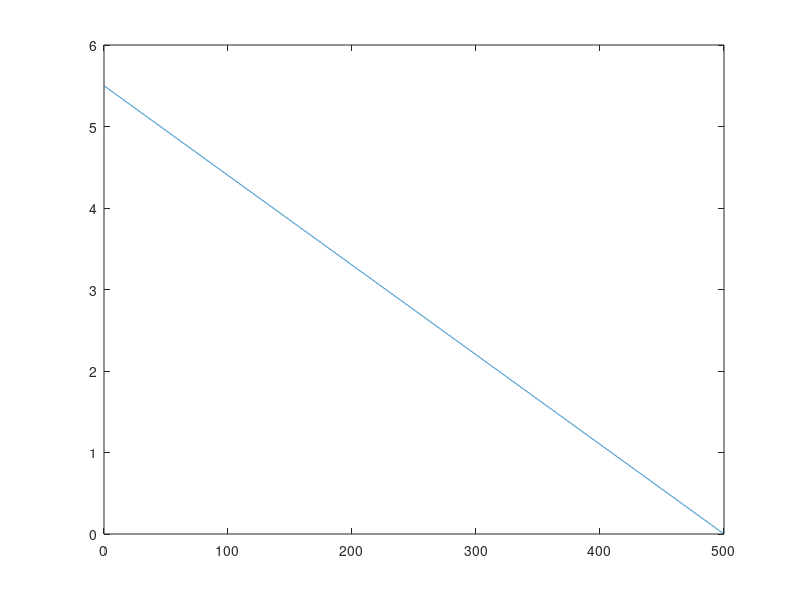
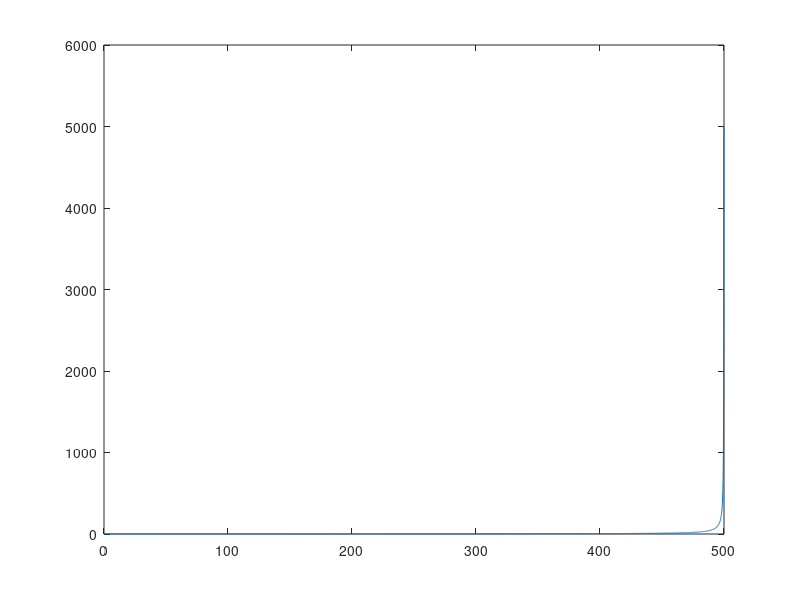
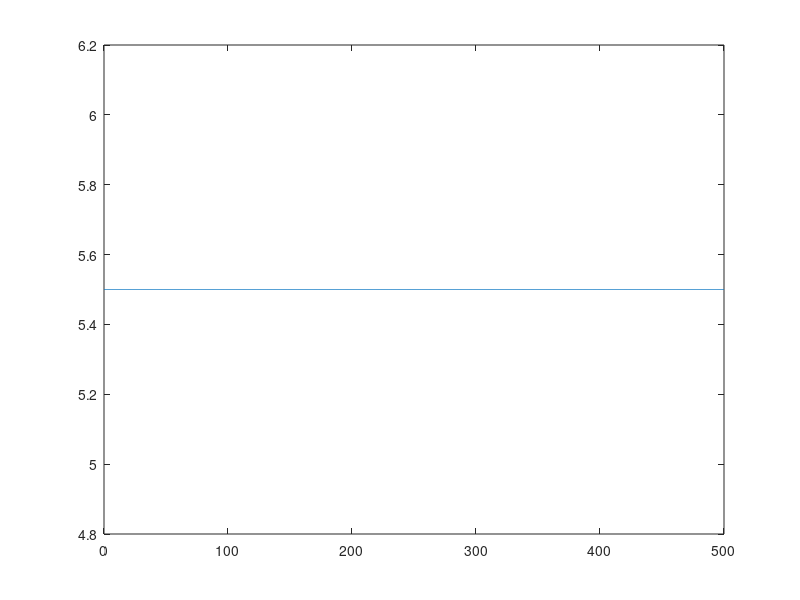

These figures' MATLAB source, in order:
%%%%    El prsente programa se encarga de Un modelo para la carga y
%%%%    descarga de una bateria. 

A = 50e-3;          %%% Se ocupara para el programa
c10 = 25;           %%% Se ocupara para el programa
t = 0:0.1:500-0.1;  %%% Se ocupara para el programa 
S = 1-(A/c10)*t;
%plot(t,S)

%Obtenemos la resistencia interna de la bateria 

R0 = 1;            %%%  Se ocupara para el programa 
Rint = R0./S; 

%Obtenemos la corriente de la bateria... 
Voc = 5.5;         %%% Se ocupara para el programa...
It =  Voc./Rint; 


%Obtenemos el voltaje de la baetria 
Vt =   It.*Rint ;  

%Graficamos todo.. 
figure (1); 
plot(t, It); 

figure (2); 
plot(t,Rint);

figure (3);
plot(t,Vt);




